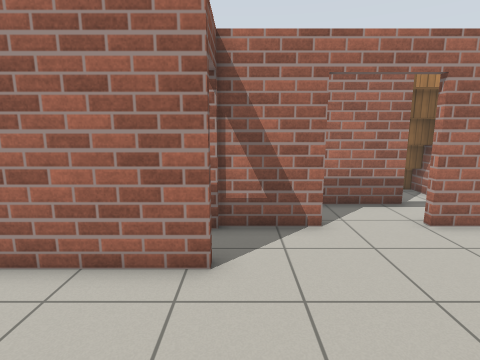
[1] (above)

24 first-person views from a walk through a robot-simulator world made for Gazebo. The camera is 1.3 m above the floor, tilts 10° down and sees 80° across. The floor is counted in squares, 0.5 m on a side. Each view is taken from the middle of a square. On the plan, view 1 faces up. The plan holds only what a view shows up to about 19 squares ahead; the rest is blank. The place goes on beyond the plan. Robots are left out. Simple patterns stand in for the simulator's built-in surfaces. Simple shapes stand in for some stock models. Surface patterns are stand-ins for the level's own textures.

[2]
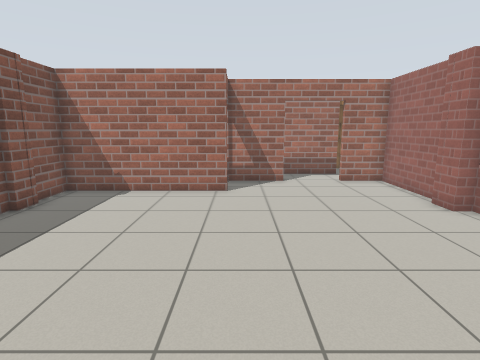

[3]
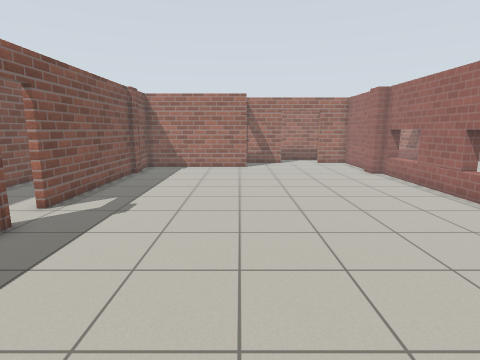

[4]
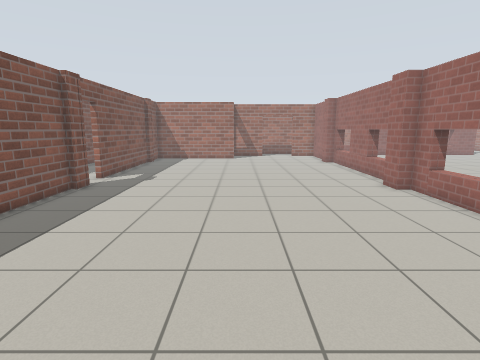

[5]
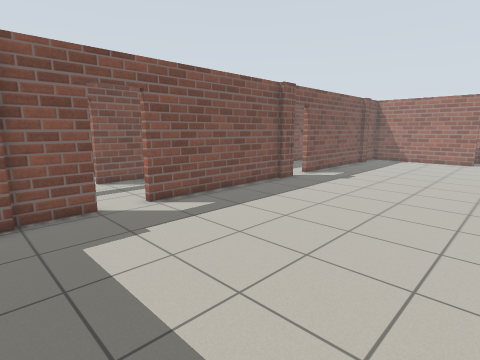

[6]
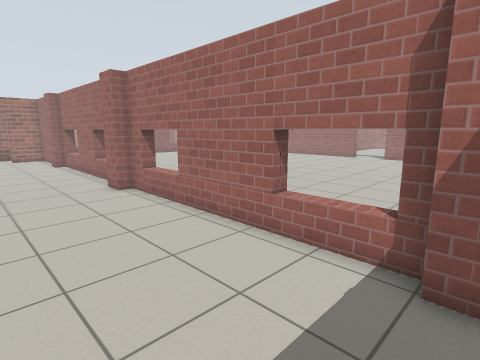

[7]
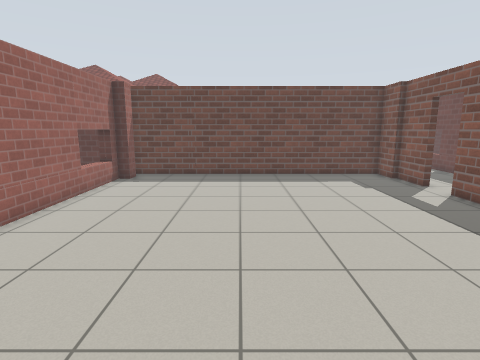

[8]
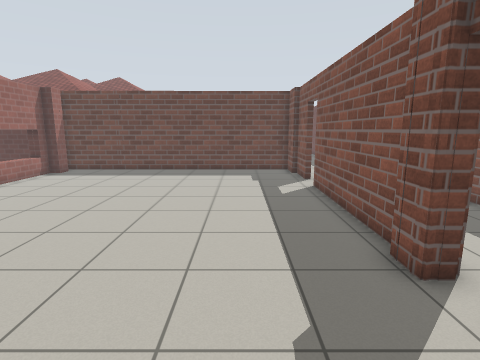

[9]
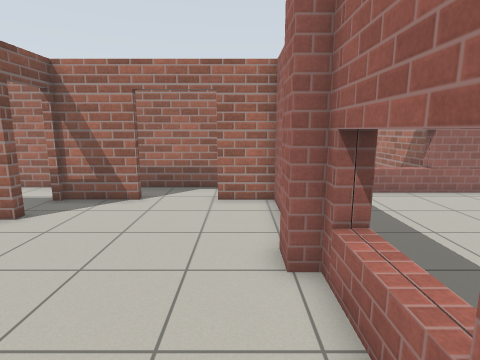

[10]
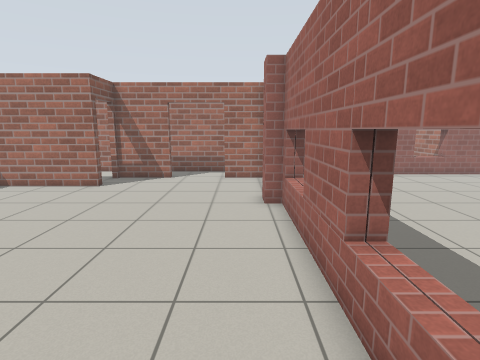

[11]
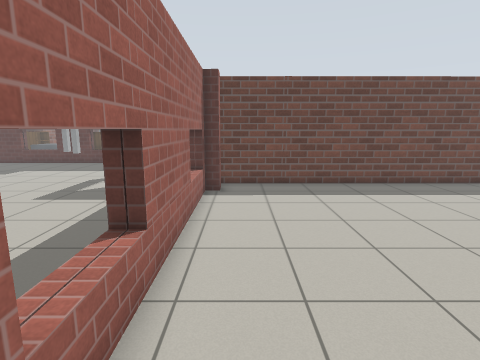

[12]
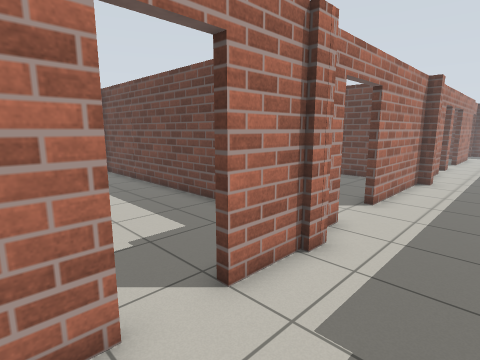

[13]
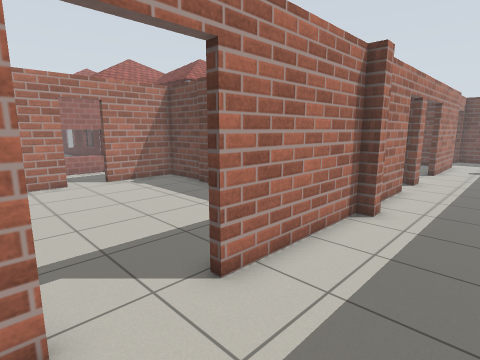

[14]
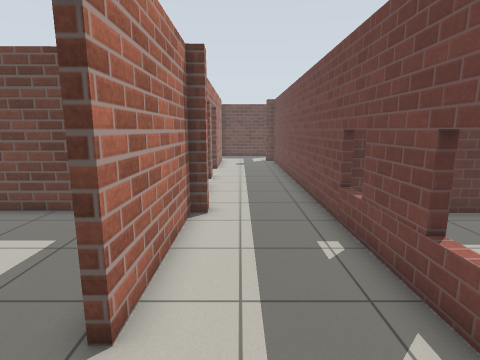

[15]
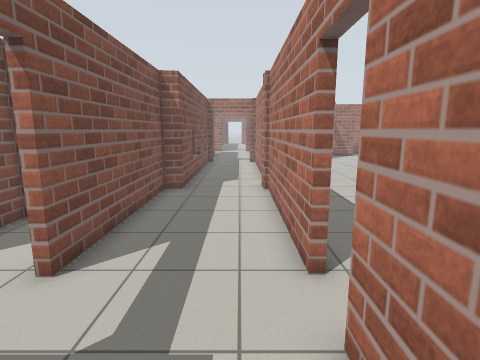

[16]
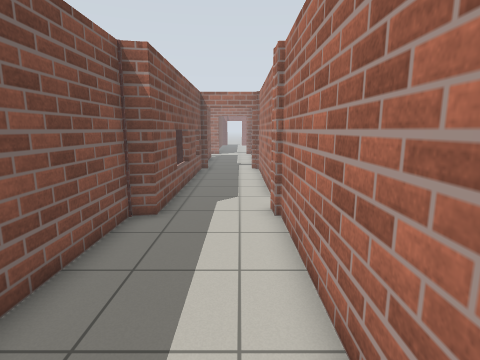

[17]
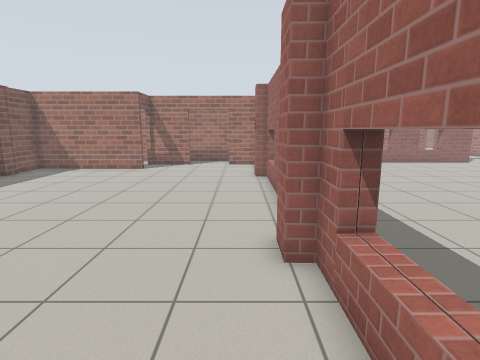

[18]
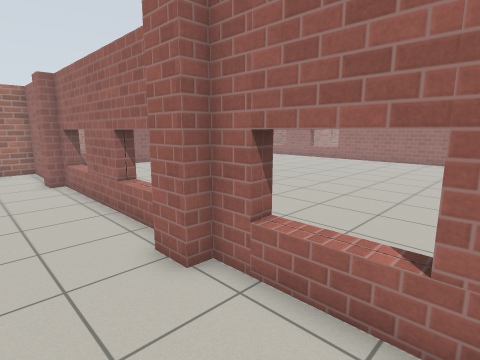

[19]
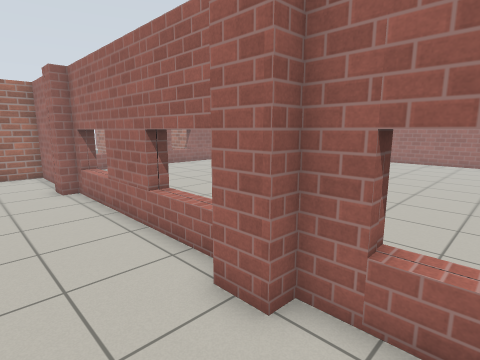

[20]
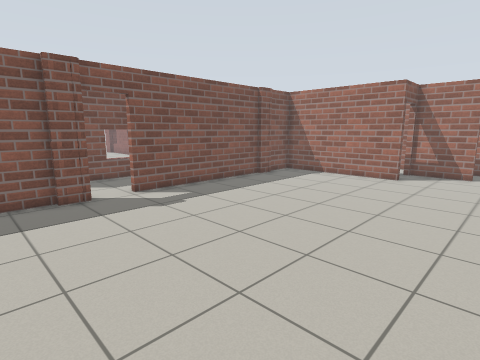

[21]
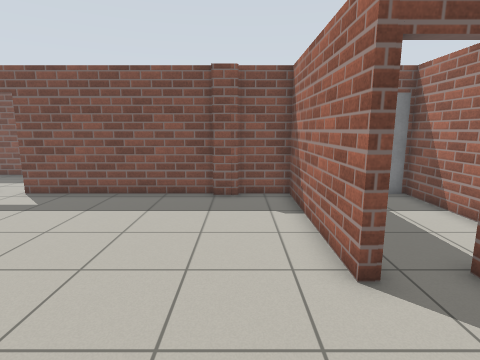

[22]
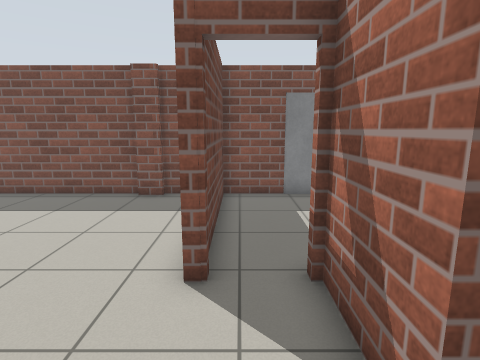

[23]
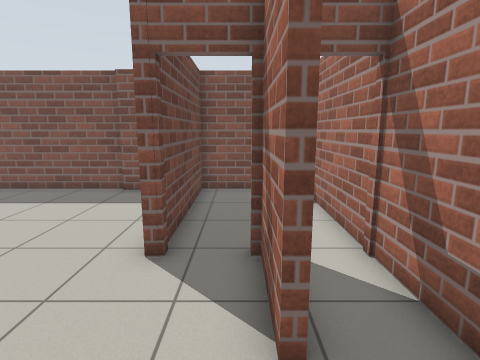

[24]
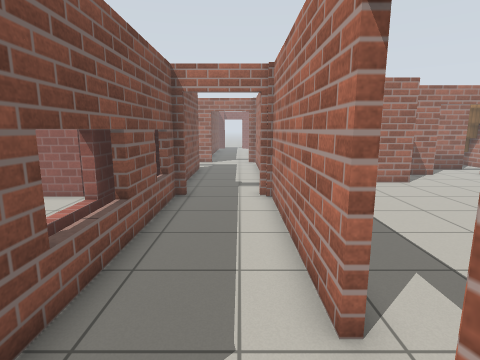

### Floor plan
Ten units are one square. View 1 is at (0, 0); x grows to the right and y downward. Boxes are objects, and circles mark ways between rooms. Rooms are numbered by the first view taken in them; rooms with no view inside come last. Other rooms are left out.
<svg viewBox="-128 -130 211 510">
<path fill="none" stroke="#000" d="M-74 86 -74 162M75 68 75 -19 69 -19 69 -30M-80 76 -72 76 -72 86M78 61 78 40M78 125 78 96M78 10 78 -16M-74 -20 -74 59M-77 180 -74 180 -74 201M-72 -30 -72 -19M-73 -30 -71 -26M-6 -53 -6 -50 -74 -50 -74 -29M73 -35 73 -74 51 -74M-72 200 -72 219M69 210 69 201 75 201 75 87 69 87 69 74M22 -74 -6 -74M-75 218 75 217M-77 202 -77 180M-80 210 -80 201M-118 219 -118 375M-77 162 -77 85M-75 225 -75 218M-80 86 -80 76M-80 314 -80 307 -75 307 -75 250M-77 59 -77 -20M-75 354 -75 329M-123 5 -123 44M-75 375 -75 370M-111 -22 -116 -22 -116 85 -123 87 -123 164M-3 307 6 307M36 256 36 239M9 309 36 309 36 272M-50 310 -12 309M-74 -79 -74 -53 -6 -53M-11 -98 -75 -98M58 -98 -11 -98M75 -111 75 -124"/>
<rect x="-85" y="-95" width="20" height="10" fill="#bbb"><title>door leaf</title></rect>
<rect x="55" y="-125" width="20" height="20" fill="#bbb"><title>stairs</title></rect>
<circle cx="-80" cy="175" r="3" fill="#2a7"/>
<circle cx="-80" cy="65" r="3" fill="#2a7"/>
<circle cx="38" cy="-76" r="3" fill="#2a7"/>
<circle cx="-70" cy="240" r="3" fill="#2a7"/>
<circle cx="-10" cy="-75" r="3" fill="#2a7"/>
<text x="0" y="80">1</text>
<text x="-100" y="190">2</text>
<text x="-20" y="260">3</text>
<text x="-40" y="-80">4</text>
<text x="50" y="-90">5</text>
</svg>
Room 1 opens to room 2. Room 1 opens to room 5. Room 2 opens to room 3. Room 4 opens to room 5.

Where each view was taken, in squares from view 1:
view 1: 0 up, 0 right, facing up
view 2: 7 down, 0 right, facing up
view 3: 15 down, 1 left, facing up
view 4: 21 down, 0 right, facing up
view 5: 21 down, 2 right, facing up-left
view 6: 21 down, 2 right, facing up-right
view 7: 5 down, 1 right, facing down
view 8: 3 down, 4 left, facing down
view 9: 3 down, 6 right, facing up
view 10: 8 down, 6 right, facing up
view 11: 8 down, 6 right, facing down
view 12: 15 down, 11 left, facing down-right
view 13: 22 down, 11 left, facing down-right
view 14: 22 down, 9 left, facing down
view 15: 21 down, 9 left, facing up
view 16: 17 down, 9 left, facing up
view 17: 14 down, 6 right, facing up
view 18: 13 down, 4 right, facing up-right
view 19: 11 down, 4 right, facing up-right
view 20: 11 down, 4 right, facing up-left
view 21: 3 up, 4 right, facing left
view 22: 6 up, 4 right, facing left
view 23: 7 up, 5 right, facing left
view 24: 9 down, 9 left, facing up
